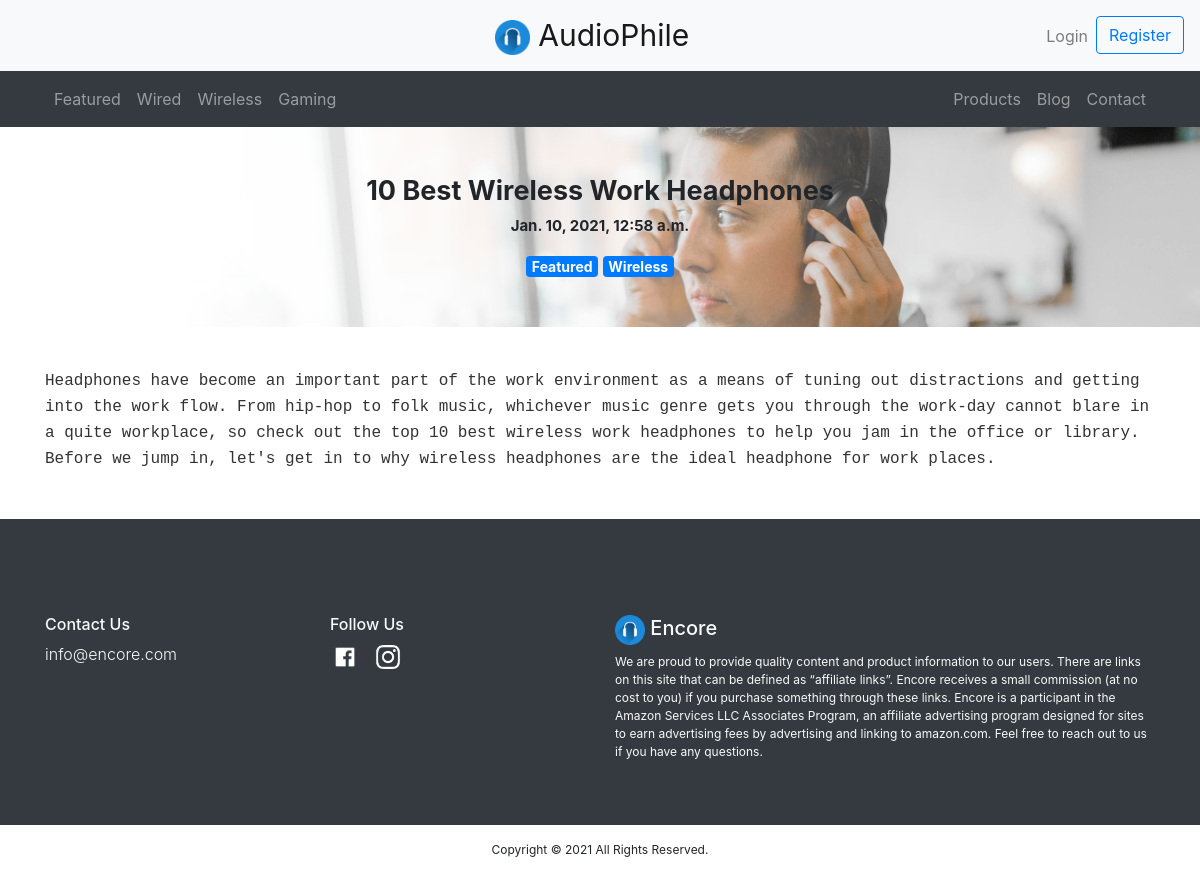
Screenshot of /10-best-wireless-work-headphones with the database file from the repository.
### main/models.py (models this page shows, shortened)
class Tag(models.Model):
	tag_name = models.CharField(max_length=15)
	tag_slug = models.SlugField()
	def __str__(self):
		return self.tag_name

class Article(models.Model):
	article_title = models.CharField (max_length=200)
	article_published = models.DateTimeField('date published')
	article_image = models.ImageField(upload_to='images/')
	article_tags = models.ManyToManyField(Tag)   #add this
	article_content = HTMLField()
	article_slug = models.SlugField()

### main/views.py (the view)
# urls.py: path("<article_page>", views.article, name = "article"),
def article(request, article_page):
    article = Article.objects.get(article_slug=article_page)
    return render(request=request, template_name='main/article.html', context={"article": article})

### main/context_processors.py (called while the page is built)
def menu(request):
    nav_tags = Tag.objects.all()[:4]
    return { 'nav_tags' : nav_tags,
    }

### main/templates/main/article.html (shortened to what this page needs)
{% extends "main/header.html" %}
{% block content %}
<div class="article-banner text-center">
    <br><br>
    <div class="container">
        <h1 class=" article-heading font-weight-bold">{{ article.article_title }}</h1>
        <p class="font-weight-bold" style="font-size:15px">{{ article.article_published }}</p>
        {% for tag in article.article_tags.all %}
        <span class="badge badge-primary" style="font-size:14px; color:white">{{ tag }}</span>
        {% endfor %}
    </div>
</div>
<div class="container">
    <br>
    <p>{{ article.article_content|safe }}</p>
</div>
{% endblock %}

### main/templates/main/includes/navbar.html (shortened to what this page needs)
{% load static %}
  <nav class="navbar navbar-expand-md navbar-light bg-light">
    <div class="mx-auto order-0">
      <a class="navbar-brand" href="/" style="font-size:30px">
        <img src="{% static "img/logo.png" %}" width="35" height="35" alt="logo"> AudioPhile
      </a>
    </div>
    <div class="navbar-collapse collapse w-100 order-3 dual-collapse2">
      <ul class="navbar-nav ml-auto">
        {% if user.is_authenticated %}
          <li class="nav-item">
            <a class="nav-link" href="/logout">Logout</a>
          </li>
          <li class="nav-item">
            <a class="btn btn-outline-primary" href="/user">{{user.username|title}}</a>
          </li>
        {% else %}
          <li class="nav-item">
            <a class="nav-link" href="/login">Login</a>
          </li>
          <li class="nav-item">
             <a class="btn btn-outline-primary" href="/register">Register</a>
          </li>
        {% endif %}
      </ul>
    </div>
  </nav>
  <div class="container-fluid sticky-top bg-dark">
    <nav class="container navbar navbar-expand-md navbar-dark">
      <div class="navbar-collapse collapse w-100 order-1 order-md-0 dual-collapse2">
        <ul class="navbar-nav mr-auto">
          {% for tag in nav_tags %}
            <li class="nav-item">
              <a class="nav-link" href="/blog/{{ tag.tag_slug }}">{{ tag.tag_name}}</a>
            </li>
          {% endfor %}
        </ul>
      </div>
      <div class="navbar-collapse collapse w-100 order-3 dual-collapse2">
        <ul class="navbar-nav ml-auto">
          <li class="nav-item">
            <a class="nav-link" href="/products">Products</a>
          </li>
          <li class="nav-item">
            <a class="nav-link" href="/blog/articles">Blog</a>
          </li>
          <li class="nav-item">
            <a class="nav-link" href="#contact">Contact</a>
          </li>
        </ul>
      </div>
    </nav>
  </div>

### rows the page displays
Tag: tag_name "Featured"
Tag: tag_name "Wired"
Tag: tag_name "Wireless"
Tag: tag_name "Gaming"
Article: article_title "10 Best Wireless Work Headphones", article_published "Jan. 10, 2021, 12:58 a.m.", article_content "Headphones have become an important part of the work environment as a means of tuning out distractions and getting into the work flow. From hip-hop to folk music, whichever music genre gets you through the work-day cannot blare in a quite workplace, so check out the top 10 best wireless work headphones to help you jam in the office or library. Before we jump in, let's get in to why wireless headphones are the ideal headphone for work places."
